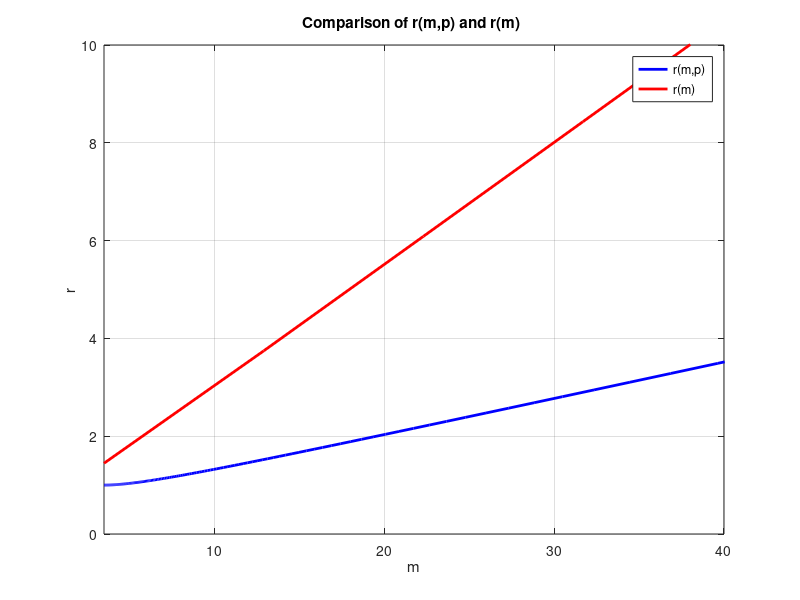

Reproduce this figure in MATLAB.
% File: RinTermsOfM.m
% Compares the R value need for a given 2D system, and a similair 3D system

%% Random paramters
h = 2;
k = 5;

% Create p linespace
p = linspace(0,1,1000);

% Find the r(m,p), and m(p) values for all points
den = 1 - 2.*p - (k.*p)./(h+p) - (k.*h.*p)./(h+p).^2;
m = (1 + (k.*h)./(h+p).^2) ./ den;
r_of_p = (1 - p - k.*(p./(h+p))) .* (1 + m.*p);

% If m is negative thrown out the points
mask = (m > 0);
m = m(mask);
r_of_p = r_of_p(mask);

% Start the graph at the minimum m value
minM = min(m);

% find r(m) in 2D for comparrison
m2 = linspace(min(m), max(m), 200);
r2 = (m2 + 1).^2 ./ (4*m2);
p2 = zeros(size(m2));    

% Plot  (m, r(m)), and (m(p), r(m,p)) so that you can compare the graphs 
figure;
plot(m, r_of_p, 'b-',  'LineWidth', 2); 
hold on
plot(m2,   r2,'r', 'LineWidth', 2);

xlabel('m');
ylabel('r');
xlim([minM 40]);
ylim([0 10]);

legend('r(m,p)','r(m)','Location','Best');
grid on;
title('Comparison of r(m,p) and r(m) ');






